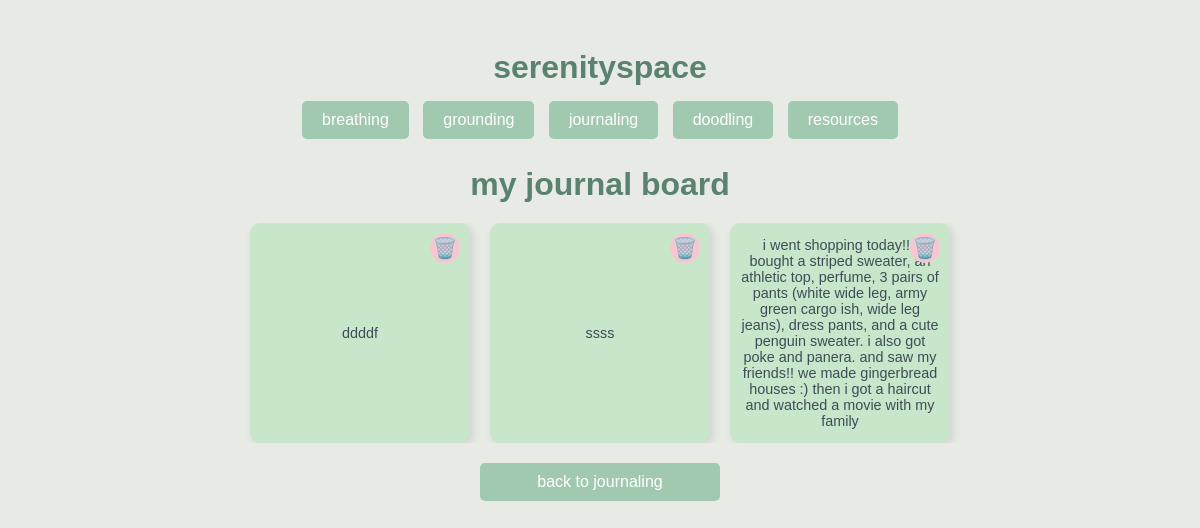
The app's page /journal-board, older data.
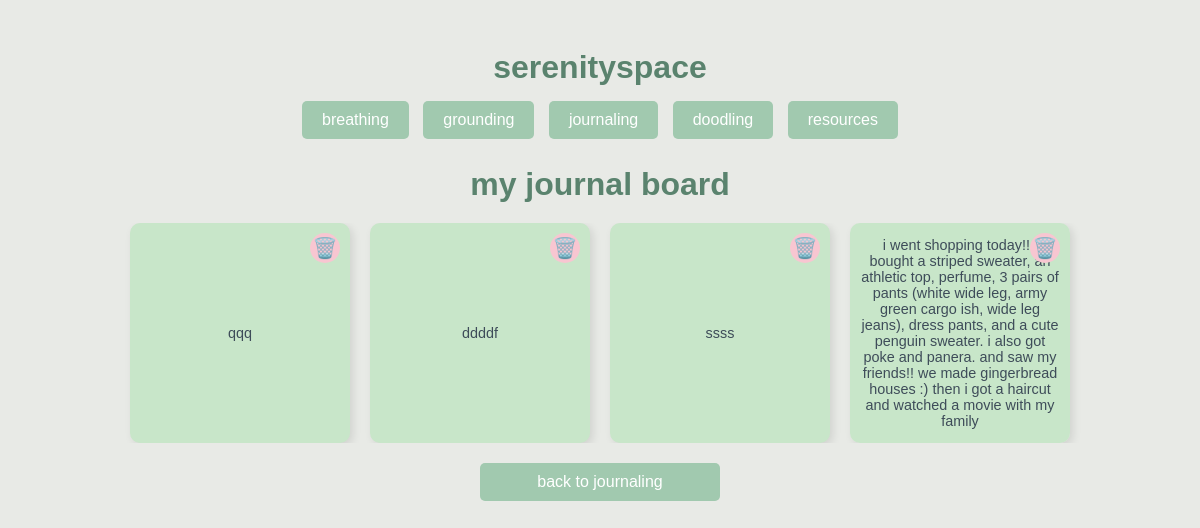
The same page, newer data.
### app.py (models this page shows)
class JournalEntry(db.Model):
    id = db.Column(db.Integer, primary_key=True)
    entry = db.Column(db.Text)

### app.py (the view)
@app.route('/journal-board')
def journal_board():
    entries = JournalEntry.query.order_by(JournalEntry.id.desc()).all()
    return render_template('journal-board.html', entries=entries)

### templates/journal-board.html (shortened to what this page needs)
{% extends "layout.html" %}
{% block body %}
    <h1>my journal board</h1>
    <div class="journal-board">
        {% for entry in entries %}
            <div class="journal-entry">
                <form action="{{ url_for('delete_journal', entry_id=entry.id) }}" method="post" class="delete-form">
                    <button type="submit" class="delete-btn" title="Delete Entry">🗑️</button>
                </form>
                <p>{{ entry.entry }}</p>
            </div>
        {% endfor %}
    </div>
    <a href="/journaling" class="button-style">back to journaling</a>
{% endblock %}

### templates/layout.html (shortened to what this page needs)
<!DOCTYPE html>
<html lang="en">
    <head>
        <link rel="stylesheet" type="text/css" href="static\styles.css">
    </head>
    <body>
        <a href="/homepage">
            <h1>serenityspace</h1>
        </a>
        <a href="/breathing">
            <button type="button">breathing</button>
        </a>
        <a href="/grounding">
            <button type="button">grounding</button>
        </a>
        <a href="/journaling">
            <button type="button">journaling</button>
        </a>
        <a href="/doodling">
            <button type="button">doodling</button>
        </a>
        <a href="/educational-resources">
            <button type="button">resources</button>
        </a>
        {% block body %}{% endblock %}
    </body>
</html>

### static/styles.css (style rules this page uses)
body { padding: 20px; font-family: Arial, sans-serif; background-color: #e8eae6; color: #3e4c59; text-align: center; }
h1, h4, h5 { color: #5a836e; font-family: 'Arial', sans-serif; margin-bottom: 10px; }
h1 { text-align: center; }
a { text-decoration: none; }
a button { background-color: #a1c9af; color: white; border: none; padding: 10px 20px; margin: 5px; border-radius: 5px; cursor: pointer; font-family: Arial, sans-serif; font-size: 1em; text-decoration: none; transition: background-color 0.3s; }
div { height: 100%; overflow:hidden; font-family: Arial, sans-serif; background-color: #e8eae6; color: #3e4c59; text-align: center; display: flex; flex-direction: column; align-items: center; justify-content: center; margin: 0; }
form { margin-top: 20px; }
input[type=submit], .button-style { background-color: #a1c9af; color: white; border: none; padding: 10px 20px; border-radius: 5px; cursor: pointer; text-decoration: none; display: block; margin-left: auto; margin-right: auto; margin-top: 20px; width: auto; max-width: 200px; }
.journal-board { display: flex; flex-direction: row; flex-wrap: wrap; gap: 20px; margin-top: 20px; }
.journal-entry { background-color: #c8e6c9; padding: 10px; width: 200px; height: 200px; box-shadow: 3px 3px 8px rgba(0, 0, 0, 0.1); border-radius: 10px; overflow: auto; word-wrap: break-word; font-size: 0.9em; position: relative; }
.delete-btn { background: #f8c6d1; color: white; border-radius: 50%; width: 30px; height: 30px; cursor: pointer; display: flex; align-items: center; justify-content: center; position: absolute; top: 10px; right: 10px; border: none; font-size: 20px; z-index: 2; }
.delete-form { margin: 0; }

Row changes from the older to the newer data that the page shows:
added JournalEntry: entry "qqq"
